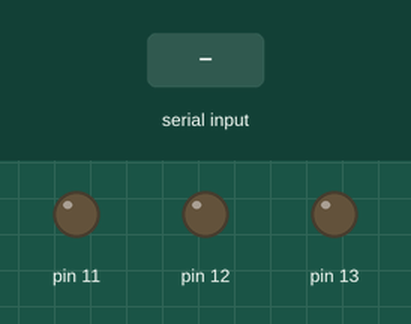
Bench run of a sketch on a simulated Arduino Uno, built with avr-gcc and run on an emulated ATmega328P. Parts: output pins drawn as LEDs (lit = HIGH). Inputs (shaded band) come from the test bench.

Above: at 1.2 s.
1.3 s: "A" received over Serial
At 2.2 s:
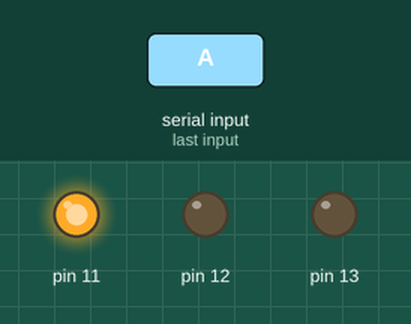
2.8 s: "B" received over Serial
At 3.3 s:
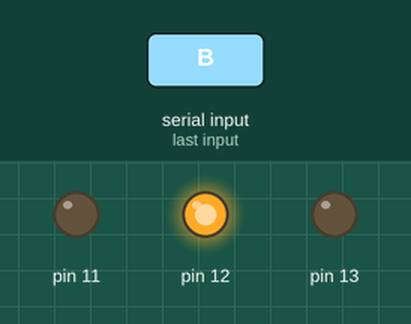
4.3 s: "C" received over Serial
At 5.7 s:
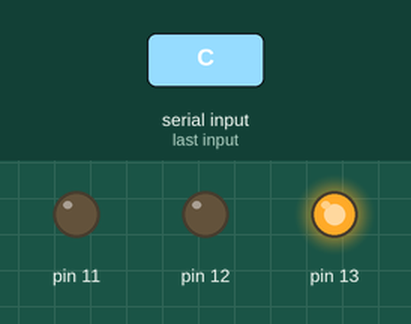
Timing chart, 0 to 7.3 s (numbered marks = the images above; inputs shaded):
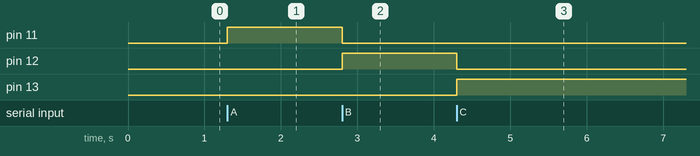

The sketch:

Codigo2.ino
```cpp
char i;

void setup() {
  // put your setup code here, to run once:
  pinMode(11,OUTPUT);
  pinMode(12,OUTPUT);
  pinMode(13,OUTPUT);

  Serial.begin(9600);
}

void loop() {
  // put your main code here, to run repeatedly:
  if (Serial.available()){
    int leitura_byte = Serial.read();


    if(leitura_byte == 65){
      funcao1();
    }

    if(leitura_byte == 66){
      funcao2();
    }

    if(leitura_byte == 67){
      funcao3();
    }

  }
}

char funcao1(){
  digitalWrite(11, HIGH);
  digitalWrite(12, LOW);
  digitalWrite(13, LOW);
  char caractere = 'A';
  return caractere;
}

char funcao2(){
  digitalWrite(11, LOW);
  digitalWrite(12, HIGH);
  digitalWrite(13, LOW);
  char caractere = 'B';
  return caractere;
}

char funcao3(){
  digitalWrite(11, LOW);
  digitalWrite(12, LOW);
  digitalWrite(13, HIGH);
  char caractere = 'C';
  return caractere;
}
```

Measured:
- after the input at 1.3 s, pin 11: LOW → HIGH at once
- after the input at 2.8 s, pin 11: HIGH → LOW at once; pin 12: LOW → HIGH at once
- after the input at 4.3 s, pin 12: HIGH → LOW at once; pin 13: LOW → HIGH at once
